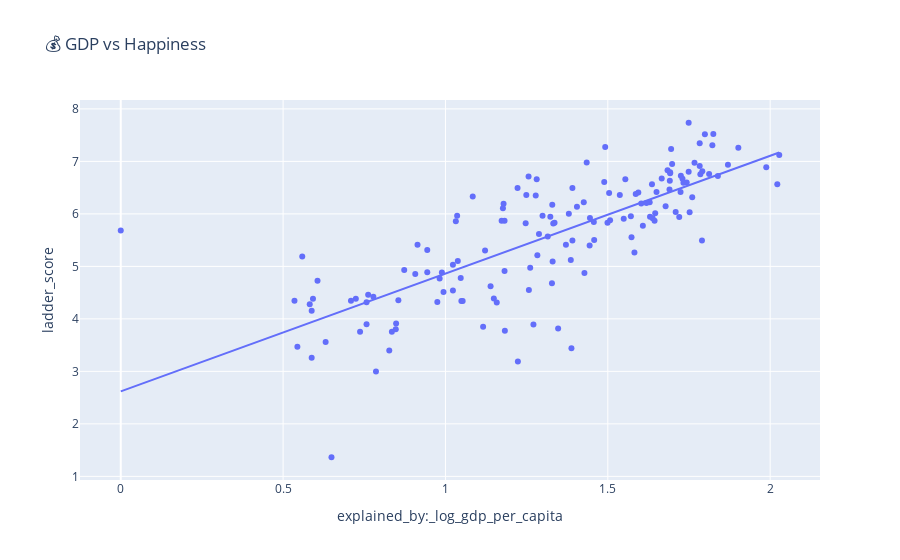

This figure's notebook cell:
### Markdown cell above
## ✅ 7️⃣ GDP vs Happiness

### Code cell
fig = px.scatter(
    df_latest,
    x='explained_by:_log_gdp_per_capita',
    y='ladder_score',
    hover_name='country_name',
    trendline='ols',
    title='💰 GDP vs Happiness'
)

fig.show()

### Figure 1 — Plotly figure (JSON) as saved in the notebook; plotly's stock layout.template omitted (floating-point values rounded to 4 significant figures; data arrays with more than 128 entries replaced by an {"elided": "..."} marker saying what was removed)
{"data": [{"hovertemplate": "<b>%{hovertext}</b><br><br>explained_by:_log_gdp_per_capita=%{x}<br>ladder_score=%{y}<extra></extra>", "hovertext": {"elided": "147 str values"}, "legendgroup": "", "marker": {"color": "#636efa", "symbol": "circle"}, "mode": "markers", "name": "", "orientation": "v", "showlegend": false, "type": "scatter", "x": {"elided": "147 float values"}, "xaxis": "x", "y": {"elided": "147 float values"}, "yaxis": "y"}, {"hovertemplate": "<b>OLS trendline</b><br>ladder_score = 2.24464 * explained_by:_log_gdp_per_capita + 2.61817<br>R<sup>2</sup>=0.582579<br><br>explained_by:_log_gdp_per_capita=%{x}<br>ladder_score=%{y} <b>(trend)</b><extra></extra>", "legendgroup": "", "marker": {"color": "#636efa", "symbol": "circle"}, "mode": "lines", "name": "", "showlegend": false, "type": "scatter", "x": {"elided": "147 float values"}, "xaxis": "x", "y": {"elided": "147 float values"}, "yaxis": "y"}], "layout": {"legend": {"tracegroupgap": 0}, "title": {"text": "💰 GDP vs Happiness"}, "xaxis": {"anchor": "y", "domain": [0, 1], "title": {"text": "explained_by:_log_gdp_per_capita"}}, "yaxis": {"anchor": "x", "domain": [0, 1], "title": {"text": "ladder_score"}}}}
